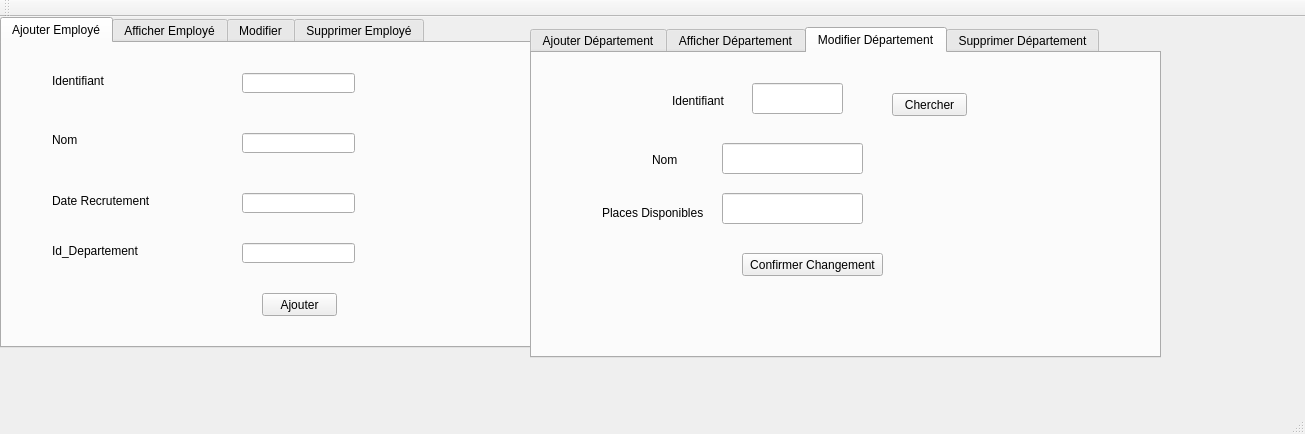
<?xml version="1.0" encoding="UTF-8"?>
<ui version="4.0">
 <class>MainWindow</class>
 <widget class="QMainWindow" name="MainWindow">
  <property name="geometry">
   <rect>
    <x>0</x>
    <y>0</y>
    <width>1305</width>
    <height>434</height>
   </rect>
  </property>
  <property name="windowTitle">
   <string>Gestion des étudiants</string>
  </property>
  <widget class="QWidget" name="centralWidget">
   <widget class="QTabWidget" name="tabWidget">
    <property name="geometry">
     <rect>
      <x>0</x>
      <y>0</y>
      <width>531</width>
      <height>331</height>
     </rect>
    </property>
    <property name="font">
     <font>
      <family>MS Shell Dlg 2</family>
     </font>
    </property>
    <property name="currentIndex">
     <number>0</number>
    </property>
    <widget class="QWidget" name="tab">
     <attribute name="title">
      <string>Ajouter Employé</string>
     </attribute>
     <widget class="QLabel" name="label">
      <property name="geometry">
       <rect>
        <x>50</x>
        <y>30</y>
        <width>61</width>
        <height>16</height>
       </rect>
      </property>
      <property name="text">
       <string>Identifiant</string>
      </property>
     </widget>
     <widget class="QLabel" name="label_2">
      <property name="geometry">
       <rect>
        <x>50</x>
        <y>90</y>
        <width>47</width>
        <height>13</height>
       </rect>
      </property>
      <property name="text">
       <string>Nom</string>
      </property>
     </widget>
     <widget class="QLabel" name="label_3">
      <property name="geometry">
       <rect>
        <x>50</x>
        <y>150</y>
        <width>111</width>
        <height>16</height>
       </rect>
      </property>
      <property name="text">
       <string>Date Recrutement</string>
      </property>
     </widget>
     <widget class="QLineEdit" name="lineEdit_id">
      <property name="geometry">
       <rect>
        <x>240</x>
        <y>30</y>
        <width>113</width>
        <height>20</height>
       </rect>
      </property>
     </widget>
     <widget class="QLineEdit" name="lineEdit_nom">
      <property name="geometry">
       <rect>
        <x>240</x>
        <y>90</y>
        <width>113</width>
        <height>20</height>
       </rect>
      </property>
     </widget>
     <widget class="QLineEdit" name="lineEdit_date">
      <property name="geometry">
       <rect>
        <x>240</x>
        <y>150</y>
        <width>113</width>
        <height>20</height>
       </rect>
      </property>
     </widget>
     <widget class="QPushButton" name="pb_ajouter">
      <property name="geometry">
       <rect>
        <x>260</x>
        <y>250</y>
        <width>75</width>
        <height>23</height>
       </rect>
      </property>
      <property name="text">
       <string>Ajouter</string>
      </property>
     </widget>
     <widget class="QLineEdit" name="lineEdit_iddept_2">
      <property name="geometry">
       <rect>
        <x>240</x>
        <y>200</y>
        <width>113</width>
        <height>20</height>
       </rect>
      </property>
     </widget>
     <widget class="QLabel" name="label_5">
      <property name="geometry">
       <rect>
        <x>50</x>
        <y>200</y>
        <width>101</width>
        <height>16</height>
       </rect>
      </property>
      <property name="text">
       <string>Id_Departement</string>
      </property>
     </widget>
    </widget>
    <widget class="QWidget" name="tab_2">
     <attribute name="title">
      <string>Afficher Employé</string>
     </attribute>
     <widget class="QTableView" name="tabemploye">
      <property name="geometry">
       <rect>
        <x>10</x>
        <y>10</y>
        <width>581</width>
        <height>261</height>
       </rect>
      </property>
     </widget>
    </widget>
    <widget class="QWidget" name="tab_7">
     <attribute name="title">
      <string>Modifier</string>
     </attribute>
     <widget class="QLineEdit" name="dateEdit">
      <property name="geometry">
       <rect>
        <x>200</x>
        <y>110</y>
        <width>141</width>
        <height>31</height>
       </rect>
      </property>
      <property name="font">
       <font>
        <family>Bahnschrift</family>
        <pointsize>14</pointsize>
       </font>
      </property>
     </widget>
     <widget class="QLabel" name="label_11">
      <property name="geometry">
       <rect>
        <x>130</x>
        <y>30</y>
        <width>61</width>
        <height>16</height>
       </rect>
      </property>
      <property name="text">
       <string>Identifiant</string>
      </property>
     </widget>
     <widget class="QPushButton" name="pb_chercherE">
      <property name="geometry">
       <rect>
        <x>350</x>
        <y>20</y>
        <width>75</width>
        <height>23</height>
       </rect>
      </property>
      <property name="text">
       <string>Chercher</string>
      </property>
     </widget>
     <widget class="QLineEdit" name="nomEdit">
      <property name="geometry">
       <rect>
        <x>200</x>
        <y>70</y>
        <width>141</width>
        <height>31</height>
       </rect>
      </property>
      <property name="font">
       <font>
        <family>Bahnschrift</family>
        <pointsize>14</pointsize>
       </font>
      </property>
     </widget>
     <widget class="QLabel" name="label_8">
      <property name="geometry">
       <rect>
        <x>100</x>
        <y>80</y>
        <width>47</width>
        <height>13</height>
       </rect>
      </property>
      <property name="text">
       <string>Fonction</string>
      </property>
     </widget>
     <widget class="QLabel" name="label_12">
      <property name="geometry">
       <rect>
        <x>100</x>
        <y>120</y>
        <width>47</width>
        <height>13</height>
       </rect>
      </property>
      <property name="text">
       <string>Capacité</string>
      </property>
     </widget>
     <widget class="QLineEdit" name="idEdit">
      <property name="geometry">
       <rect>
        <x>220</x>
        <y>20</y>
        <width>91</width>
        <height>31</height>
       </rect>
      </property>
      <property name="text">
       <string/>
      </property>
     </widget>
     <widget class="QPushButton" name="pb_confirmerE">
      <property name="geometry">
       <rect>
        <x>200</x>
        <y>220</y>
        <width>141</width>
        <height>23</height>
       </rect>
      </property>
      <property name="text">
       <string>Confirmer Changement</string>
      </property>
     </widget>
     <widget class="QLabel" name="label_16">
      <property name="geometry">
       <rect>
        <x>100</x>
        <y>170</y>
        <width>47</width>
        <height>13</height>
       </rect>
      </property>
      <property name="text">
       <string>Capacité</string>
      </property>
     </widget>
     <widget class="QLineEdit" name="depEdit">
      <property name="geometry">
       <rect>
        <x>200</x>
        <y>160</y>
        <width>141</width>
        <height>31</height>
       </rect>
      </property>
      <property name="font">
       <font>
        <family>Bahnschrift</family>
        <pointsize>14</pointsize>
       </font>
      </property>
     </widget>
    </widget>
    <widget class="QWidget" name="tab_3">
     <attribute name="title">
      <string>Supprimer Employé</string>
     </attribute>
     <widget class="QLineEdit" name="lineEdit_id_2">
      <property name="geometry">
       <rect>
        <x>220</x>
        <y>80</y>
        <width>113</width>
        <height>20</height>
       </rect>
      </property>
     </widget>
     <widget class="QLabel" name="label_4">
      <property name="geometry">
       <rect>
        <x>90</x>
        <y>80</y>
        <width>61</width>
        <height>16</height>
       </rect>
      </property>
      <property name="text">
       <string>Identifiant</string>
      </property>
     </widget>
     <widget class="QPushButton" name="pb_supprimer">
      <property name="geometry">
       <rect>
        <x>240</x>
        <y>140</y>
        <width>75</width>
        <height>23</height>
       </rect>
      </property>
      <property name="text">
       <string>Supprimer</string>
      </property>
     </widget>
    </widget>
   </widget>
   <widget class="QTabWidget" name="tabWidget_2">
    <property name="geometry">
     <rect>
      <x>530</x>
      <y>10</y>
      <width>631</width>
      <height>331</height>
     </rect>
    </property>
    <property name="font">
     <font>
      <family>MS Shell Dlg 2</family>
     </font>
    </property>
    <property name="currentIndex">
     <number>2</number>
    </property>
    <widget class="QWidget" name="tab_4">
     <attribute name="title">
      <string>Ajouter Département</string>
     </attribute>
     <widget class="QLabel" name="label_6">
      <property name="geometry">
       <rect>
        <x>50</x>
        <y>30</y>
        <width>61</width>
        <height>16</height>
       </rect>
      </property>
      <property name="text">
       <string>Identifiant</string>
      </property>
     </widget>
     <widget class="QLabel" name="label_7">
      <property name="geometry">
       <rect>
        <x>60</x>
        <y>90</y>
        <width>47</width>
        <height>13</height>
       </rect>
      </property>
      <property name="text">
       <string>Nom</string>
      </property>
     </widget>
     <widget class="QLineEdit" name="lineEdit_id_3">
      <property name="geometry">
       <rect>
        <x>210</x>
        <y>150</y>
        <width>113</width>
        <height>20</height>
       </rect>
      </property>
     </widget>
     <widget class="QLineEdit" name="lineEdit_nom_2">
      <property name="geometry">
       <rect>
        <x>210</x>
        <y>90</y>
        <width>113</width>
        <height>20</height>
       </rect>
      </property>
     </widget>
     <widget class="QPushButton" name="pb_ajouter_2">
      <property name="geometry">
       <rect>
        <x>240</x>
        <y>220</y>
        <width>75</width>
        <height>23</height>
       </rect>
      </property>
      <property name="text">
       <string>Ajouter</string>
      </property>
     </widget>
     <widget class="QLineEdit" name="lineEdit_places_2">
      <property name="geometry">
       <rect>
        <x>210</x>
        <y>20</y>
        <width>113</width>
        <height>20</height>
       </rect>
      </property>
     </widget>
     <widget class="QLabel" name="label_9">
      <property name="geometry">
       <rect>
        <x>60</x>
        <y>150</y>
        <width>111</width>
        <height>16</height>
       </rect>
      </property>
      <property name="text">
       <string>Places Disponsibles</string>
      </property>
     </widget>
    </widget>
    <widget class="QWidget" name="tab_5">
     <attribute name="title">
      <string>Afficher Département</string>
     </attribute>
     <widget class="QTableView" name="tabdepartement">
      <property name="geometry">
       <rect>
        <x>10</x>
        <y>20</y>
        <width>541</width>
        <height>241</height>
       </rect>
      </property>
     </widget>
    </widget>
    <widget class="QWidget" name="tab_8">
     <attribute name="title">
      <string>Modifier Département</string>
     </attribute>
     <widget class="QLabel" name="label_13">
      <property name="geometry">
       <rect>
        <x>120</x>
        <y>100</y>
        <width>47</width>
        <height>13</height>
       </rect>
      </property>
      <property name="text">
       <string>Nom</string>
      </property>
     </widget>
     <widget class="QLabel" name="label_14">
      <property name="geometry">
       <rect>
        <x>140</x>
        <y>40</y>
        <width>61</width>
        <height>16</height>
       </rect>
      </property>
      <property name="text">
       <string>Identifiant</string>
      </property>
     </widget>
     <widget class="QLabel" name="label_15">
      <property name="geometry">
       <rect>
        <x>70</x>
        <y>150</y>
        <width>111</width>
        <height>20</height>
       </rect>
      </property>
      <property name="text">
       <string>Places Disponibles</string>
      </property>
     </widget>
     <widget class="QPushButton" name="pb_chercherD">
      <property name="geometry">
       <rect>
        <x>360</x>
        <y>40</y>
        <width>75</width>
        <height>23</height>
       </rect>
      </property>
      <property name="text">
       <string>Chercher</string>
      </property>
     </widget>
     <widget class="QLineEdit" name="idEdit_2">
      <property name="geometry">
       <rect>
        <x>220</x>
        <y>30</y>
        <width>91</width>
        <height>31</height>
       </rect>
      </property>
      <property name="text">
       <string/>
      </property>
     </widget>
     <widget class="QLineEdit" name="nomEdit_2">
      <property name="geometry">
       <rect>
        <x>190</x>
        <y>90</y>
        <width>141</width>
        <height>31</height>
       </rect>
      </property>
      <property name="font">
       <font>
        <family>Bahnschrift</family>
        <pointsize>14</pointsize>
       </font>
      </property>
     </widget>
     <widget class="QLineEdit" name="placesEdit_2">
      <property name="geometry">
       <rect>
        <x>190</x>
        <y>140</y>
        <width>141</width>
        <height>31</height>
       </rect>
      </property>
      <property name="font">
       <font>
        <family>Bahnschrift</family>
        <pointsize>14</pointsize>
       </font>
      </property>
     </widget>
     <widget class="QPushButton" name="pb_confirmerD">
      <property name="geometry">
       <rect>
        <x>210</x>
        <y>200</y>
        <width>141</width>
        <height>23</height>
       </rect>
      </property>
      <property name="text">
       <string>Confirmer Changement</string>
      </property>
     </widget>
    </widget>
    <widget class="QWidget" name="tab_6">
     <attribute name="title">
      <string>Supprimer Département</string>
     </attribute>
     <widget class="QLineEdit" name="lineEdit_id_4">
      <property name="geometry">
       <rect>
        <x>220</x>
        <y>80</y>
        <width>113</width>
        <height>20</height>
       </rect>
      </property>
     </widget>
     <widget class="QLabel" name="label_10">
      <property name="geometry">
       <rect>
        <x>110</x>
        <y>80</y>
        <width>61</width>
        <height>16</height>
       </rect>
      </property>
      <property name="text">
       <string>Identifiant</string>
      </property>
     </widget>
     <widget class="QPushButton" name="pb_supprimer_2">
      <property name="geometry">
       <rect>
        <x>240</x>
        <y>170</y>
        <width>75</width>
        <height>23</height>
       </rect>
      </property>
      <property name="text">
       <string>Supprimer</string>
      </property>
     </widget>
    </widget>
   </widget>
  </widget>
  <widget class="QMenuBar" name="menuBar">
   <property name="geometry">
    <rect>
     <x>0</x>
     <y>0</y>
     <width>1305</width>
     <height>26</height>
    </rect>
   </property>
  </widget>
  <widget class="QToolBar" name="mainToolBar">
   <attribute name="toolBarArea">
    <enum>TopToolBarArea</enum>
   </attribute>
   <attribute name="toolBarBreak">
    <bool>false</bool>
   </attribute>
  </widget>
  <widget class="QStatusBar" name="statusBar"/>
 </widget>
 <layoutdefault spacing="6" margin="11"/>
 <resources/>
 <connections/>
</ui>
